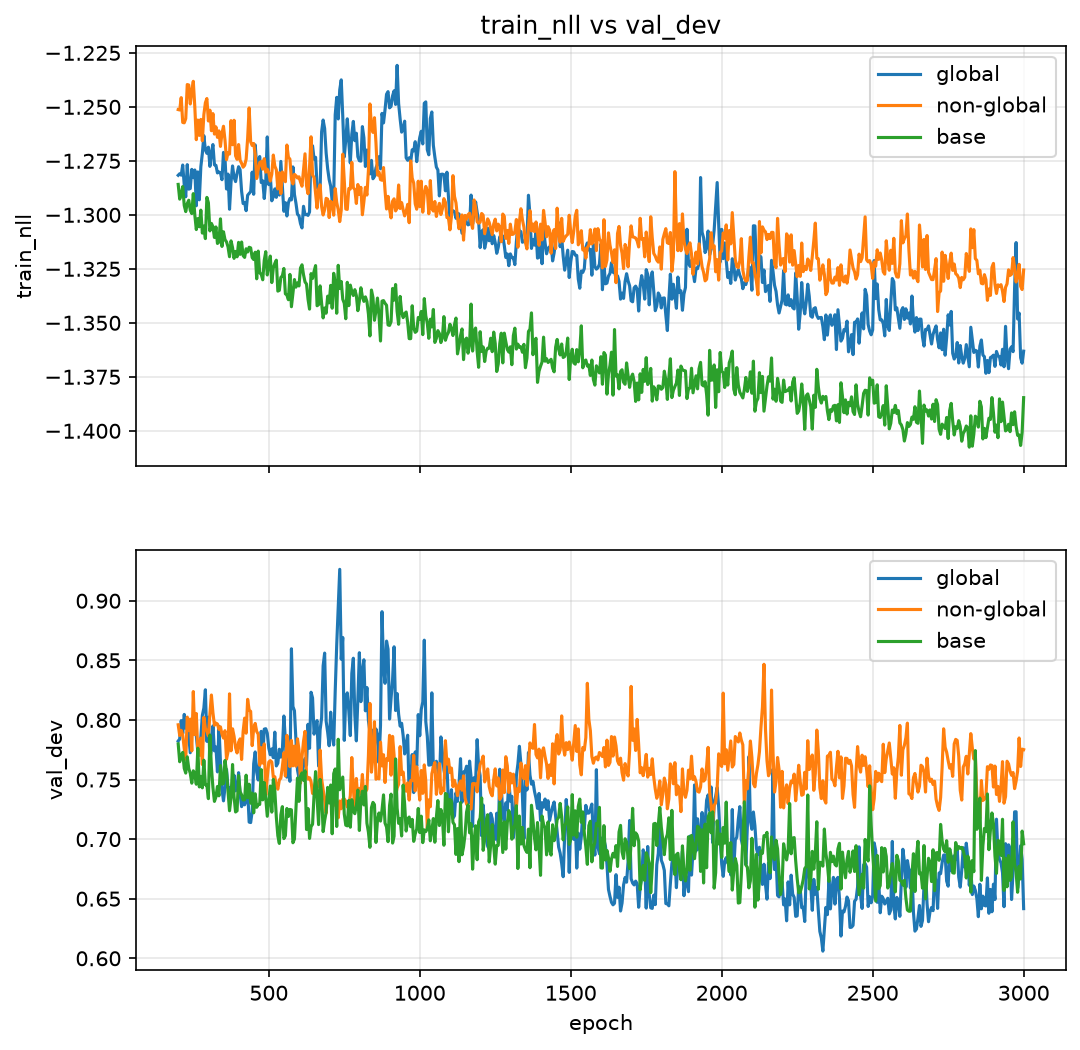

Write the Python code that produced this figure.
import re
import os
import matplotlib.pyplot as plt

# 可以直接填入檔案路徑，或者使用 tuple: ("檔案路徑", "自訂標籤")
# 若只有路徑，預設會使用檔案名稱作為標籤
log1=("model/v2_ddae_moe/result/result_global_router.log",'global')
log2=("model/v2_ddae_moe/result/result.log",'non-global')
log3= ("model/v2_ddae_base/result/result.log","base")
log4=""
log5=""
log6=""
log7=""

# 將所有要比較的 log 變數放入列表中，並自動過濾掉空字串
LOG_FILES = [log for log in [log1, log2, log3, log4, log5, log6, log7] if log]

MIN_EPOCH = 200

def parse_metrics(log_path):
    """
    傳入值: log_path (str) - result.log 檔案路徑
    return值: (epochs, train_nlls, val_devs) - 三個等長 list，
              分別為 epoch 數、對應的 train_nll、val_dev 數值
    """
    epochs = []
    train_nlls = []
    val_devs = []
    pattern = re.compile(
        r"epoch\s+(\d+)\s*\|.*?train_nll\s+([-\d.]+).*?val_dev\s+([-\d.]+)"
    )
    with open(log_path, "r") as f:
        for line in f:
            m = pattern.search(line)
            if m:
                epochs.append(int(m.group(1)))
                train_nlls.append(float(m.group(2)))
                val_devs.append(float(m.group(3)))
    return epochs, train_nlls, val_devs


def main():
    if not LOG_FILES:
        print("沒有設定任何 log 檔案")
        return

    fig, (ax_train, ax_val) = plt.subplots(2, 1, figsize=(8, 8), sharex=True)

    for item in LOG_FILES:
        # 支援 ("路徑", "標籤") 或 "路徑" 兩種格式
        if isinstance(item, tuple) and len(item) == 2:
            log_path, name = item
        else:
            log_path = item
            name = os.path.basename(os.path.dirname(os.path.dirname(log_path))) + "/" + os.path.basename(log_path) # 用部分路徑當預設標籤，比較清楚
            # 或者單純用 log_path 也行，這裡改用原來的 log_path 保持一致
            name = log_path

        if not os.path.exists(log_path):
            print(f"找不到檔案，略過: {log_path}")
            continue

        epochs, train, val = parse_metrics(log_path)
        
        # 過濾掉小於 MIN_EPOCH 的數據
        filtered = [(e, t, v) for e, t, v in zip(epochs, train, val) if e >= MIN_EPOCH]
        if not filtered:
            continue
            
        epochs, train, val = zip(*filtered)

        ax_train.plot(epochs, train, label=name)
        ax_val.plot(epochs, val, label=name)

    ax_train.set_ylabel("train_nll")
    ax_train.set_title("train_nll vs val_dev")
    ax_train.legend()
    ax_train.grid(True, alpha=0.3)

    ax_val.set_xlabel("epoch")
    ax_val.set_ylabel("val_dev")
    ax_val.legend()
    ax_val.grid(True, alpha=0.3)

    out_path = os.path.join(os.path.dirname(__file__), "log_compare.png")
    fig.savefig(out_path, dpi=150, bbox_inches="tight")
    print(f"saved to {out_path}")


if __name__ == "__main__":
    main()
